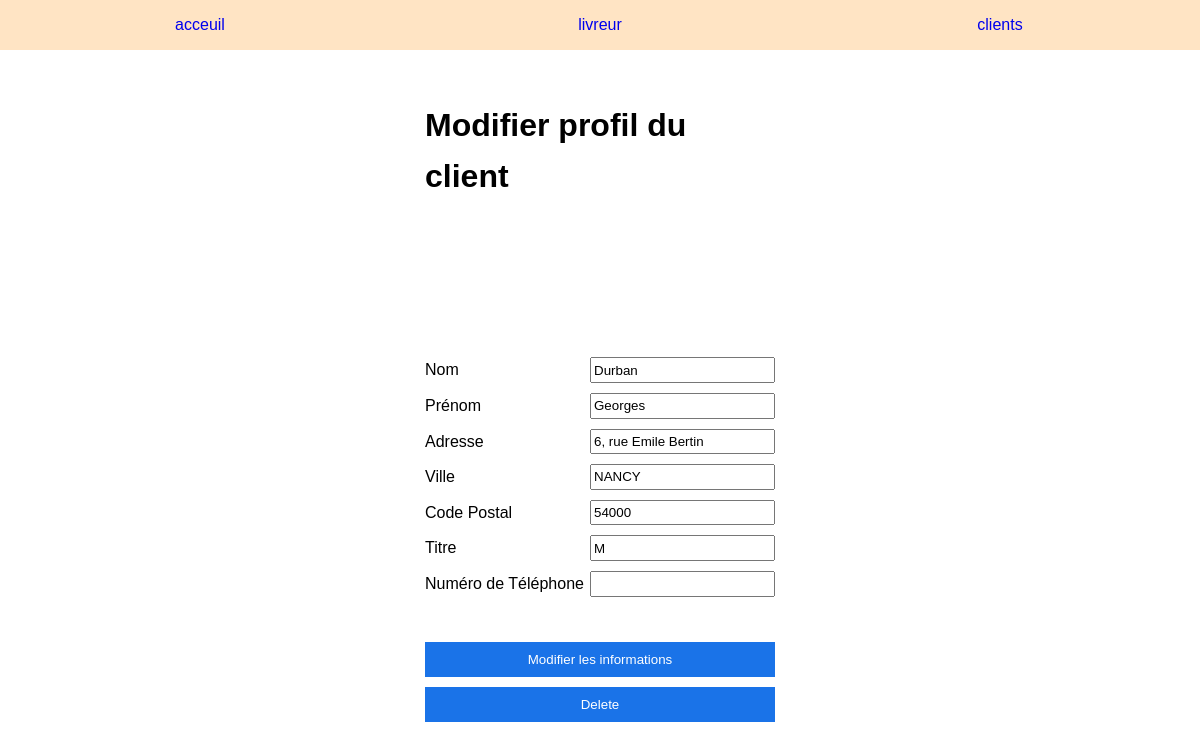
/modifierC.php?NROCLIE=1, run on the app's committed database.
### tables this page shows
CREATE TABLE `client` (
  `NROCLIE` int(11) NOT NULL,
  `NOMCLIE` char(20) DEFAULT NULL,
  `PRENOMCLIE` char(20) DEFAULT NULL,
  `ADRESSECLIE` char(50) DEFAULT NULL,
  `VILLECLIE` char(20) DEFAULT NULL,
  `CODEPOSTALCLIE` char(5) DEFAULT NULL,
  `TITRECLIE` char(20) DEFAULT NULL,
  `NROTELCLIE` char(20) DEFAULT NULL
);

### src/updateC.inc.php (called while the page is built, shortened)
<?php
include_once("./src/data.inc.php");
if (isset($_GET['NROCLIE'])) {
    $client_id = $_GET['NROCLIE'];
    $client_query = $_bdd->prepare("SELECT * FROM client WHERE NROCLIE = ?");
    $client_query->execute([$client_id]);
    $client = $client_query->fetch();
} else {
    echo "ID du client non fourni.";
    exit;
}
?>

### modifierC.php (the view, shortened to what this page needs)
<?php
include_once("./src/deleteclient.inc.php");
include_once("./src/updateC.inc.php");
?>
<!DOCTYPE html>
<html lang="en">
<head>
    <link rel="stylesheet" href="./css/modal.css">
    <link rel="stylesheet" href="./css/header.css">
    <link rel="stylesheet" href="./css/modifLC.css">
    <link rel="stylesheet" href="./css/style.css">
    <link rel="stylesheet" href="./css/modif.css">
</head>
<body>
    <header>
        <ul>
            <li><a href="./index.php">acceuil</a></li>
            <li><a href="./livreur.php">livreur</a></li>
            <li><a href="./client.php">clients</a></li>
        </ul>
    </header>
    <main>
        <div class="ez">
            <h1>Modifier profil du client</h1>
            <form method="POST" action="">
                <label>Nom
                    <input type="text" name="nom" value="<?= $client['NOMCLIE'] ?>" required>
                </label>
                <label>Prénom
                    <input type="text" name="prenom" value="<?= $client['PRENOMCLIE'] ?>" required>
                </label>
                <label>Adresse
                    <input type="text" name="adresse" value="<?= $client['ADRESSECLIE'] ?>" required>
                </label>
                <label>Ville
                    <input type="text" name="ville" value="<?= $client['VILLECLIE'] ?>" required>
                </label>
                <label>Code Postal
                    <input type="text" name="codepostal" value="<?= $client['CODEPOSTALCLIE'] ?>" required>
                </label>
                <label>Titre
                    <input type="text" name="titre" value="<?= $client['TITRECLIE'] ?>" required>
                </label>
                <label>Numéro de Téléphone
                    <input type="text" name="nrotel" value="<?= $client['NROTELCLIE'] ?>" required>
                </label>
                <input type="submit" name="submit" value="Modifier les informations" id="ex">
            </form>
        </div>
<button id="openModalBtn">Delete</button>
</body>
</html>

### css/header.css (style rules this page uses)
header ul { display: flex; background-color: bisque; justify-content: space-around; align-items: center; height: 5rem; }
header ul li { display: flex; width: 100%; height: 100%; align-items: center; justify-content: center; transition: 1s; }

### css/modifLC.css (style rules this page uses)
main { width: 50rem; }
main h1 { margin-top: 5rem; margin-bottom: 15rem; }
main form { display: flex; flex-direction: column; }
main form input#ex { margin-top: 4rem; }
main form label { display: flex; justify-content: space-between; margin-top: .5rem; margin-bottom: .5rem; }
main { display: flex; flex-direction: column; width: 50rem; align-items: center; justify-content: center; margin: 0 auto ; }

### css/style.css (style rules this page uses)
html { font-size:62.5%; scroll-behavior:smooth; height: 100vw; }
body { font: 1.6rem 'Montserrat', sans-serif; margin: 0; line-height: 1.6; }
section,figure,h1,h2,h3,h4,h5,h6,ol,p,ul { margin:0; padding:0; list-style:none; }
a { text-decoration:none; }
* { box-sizing:border-box; }
button, #ex { padding: 1rem ; border: 0; background-color: transparent; background-color: #1a73e8; width: 100%; color: white; }
main { display: flex; flex-wrap: wrap; width: 150rem; align-items: center; justify-content: center; margin: 0 auto ; }

### css/modif.css (style rules this page uses)
main { width: 35rem; }
#ex { margin-bottom: 1rem; }

### data on the page
client: nom "Durban", prenom "Georges", adresse "6, rue Emile Bertin", ville "NANCY", codepostal "54000", titre "M"
